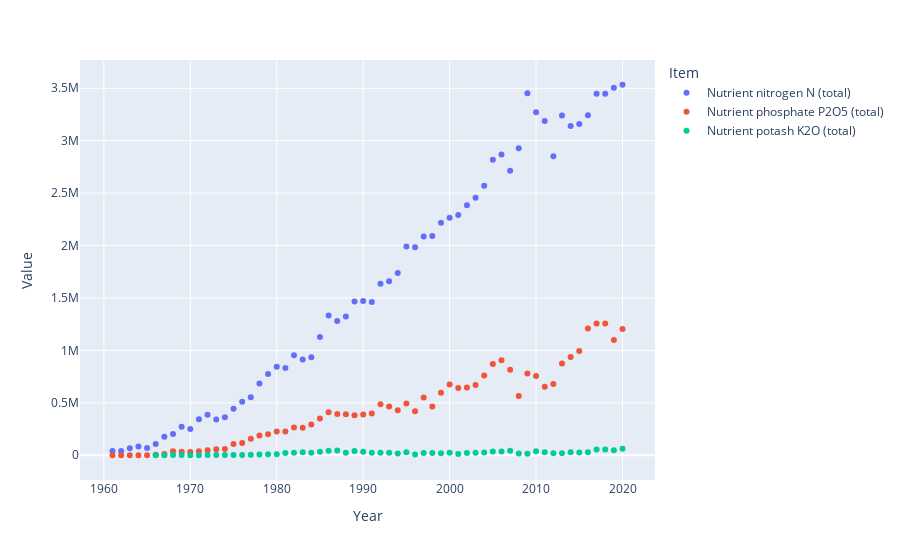

Notebook source saved alongside this figure:
### Code cell
px.scatter(df_fur_clean, x="Year", y="Value", color="Item")
